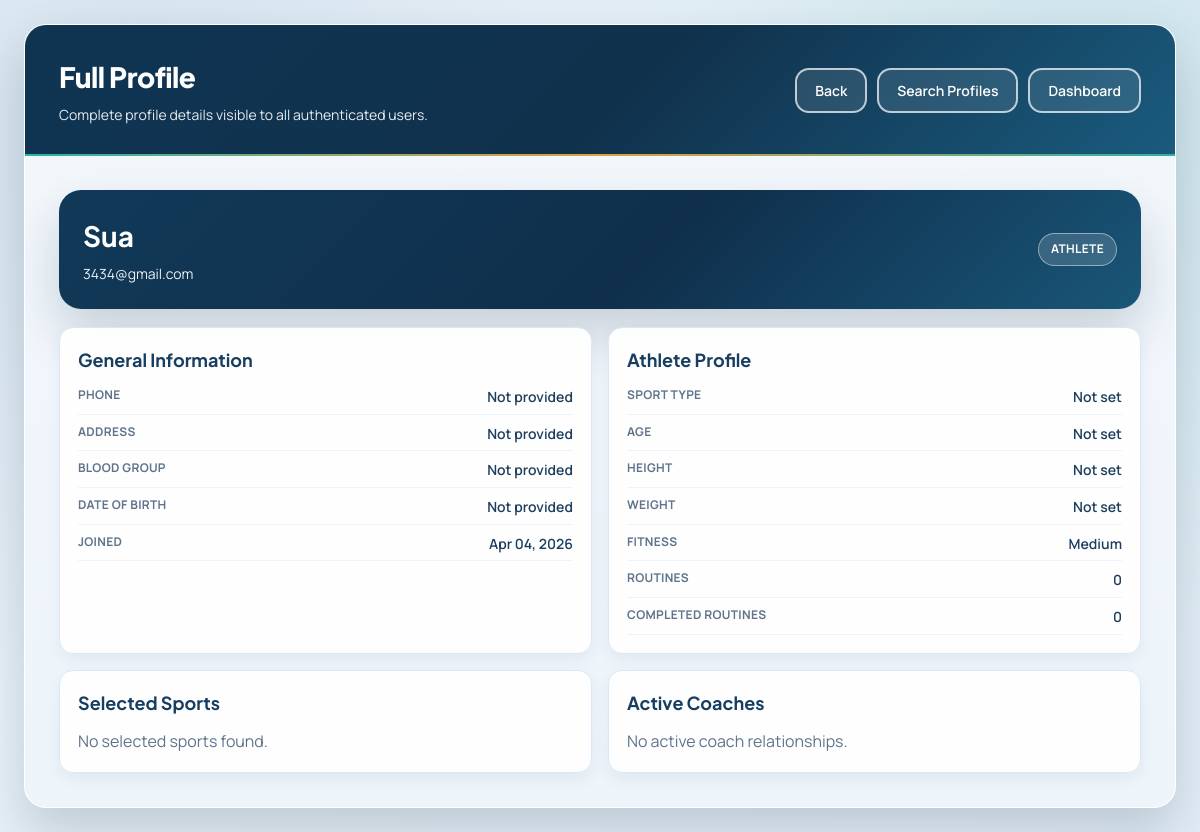
Page /user/profiles/2/ (signed in) on the committed database.
### user/models.py (models this page shows, shortened)
class User(AbstractBaseUser, PermissionsMixin):
    ROLE_CHOICES = (
        ('athlete', 'Athlete'),
        ('coach', 'Coach'),
        ('medical', 'Medical Staff'),
    )
    BLOOD_GROUP_CHOICES = (
        ('A+', 'A+'),
        ('A-', 'A-'),
        ('B+', 'B+'),
        ('B-', 'B-'),
        ('AB+', 'AB+'),
        ('AB-', 'AB-'),
        ('O+', 'O+'),
        ('O-', 'O-'),
    )
    email = models.EmailField(unique=True)
    name = models.CharField(max_length=255)
    role = models.CharField(max_length=20, choices=ROLE_CHOICES, default='athlete')
    phone = models.CharField(max_length=20, blank=True)
    address = models.TextField(blank=True)
    blood_group = models.CharField(max_length=5, choices=BLOOD_GROUP_CHOICES, blank=True)
    date_of_birth = models.DateField(null=True, blank=True)
    profile_photo = models.ImageField(upload_to='profile_photos/', blank=True, null=True)
    is_approved = models.BooleanField(default=True)
    is_active = models.BooleanField(default=True)
    is_staff = models.BooleanField(default=False)
    date_joined = models.DateTimeField(default=timezone.now)
    objects = UserManager()
    USERNAME_FIELD = 'email'
    REQUIRED_FIELDS = ['name']
    class Meta:
        db_table = 'user_table'

class AthleteProfile(models.Model):
    user = models.OneToOneField(User, on_delete=models.CASCADE, related_name='athlete_profile')
    sport_type = models.CharField(max_length=100, blank=True)
    age = models.PositiveIntegerField(null=True, blank=True)
    fitness_level = models.CharField(
        max_length=20,
        choices=[('low', 'Low'), ('medium', 'Medium'), ('high', 'High')],
        default='medium'
    )
    class Meta:
        db_table = 'athlete_profile'

### user/views.py (the view, shortened to what this page needs)
# urls.py: path('profiles/<int:user_id>/', views.public_profile_view, name='public_profile'),
@login_required
def public_profile_view(request, user_id):
    profile_user = get_object_or_404(User, id=user_id, is_active=True)
    context = {
        'profile_user': profile_user,
        'profile_role_label': profile_user.get_role_display(),
    }
    if profile_user.role == 'athlete':
        profile = AthleteProfile.objects.filter(user=profile_user).first()
        from player.models import AthleteSport, AthleteCoach, DailyRoutine
        selected_sports = AthleteSport.objects.filter(athlete=profile_user).select_related('sport')
        active_coaches = AthleteCoach.objects.filter(athlete=profile_user, is_active=True).select_related('coach', 'sport')
        routines = DailyRoutine.objects.filter(athlete=profile_user)
        context.update({
            'role_profile': profile,
            'selected_sports': selected_sports,
            'active_coaches': active_coaches,
            'routine_count': routines.count(),
            'completed_routine_count': routines.filter(coach_approved_completion=True).count(),
        })
    return render(request, 'user/public_profile.html', context)

### user/templates/user/public_profile.html (shortened to what this page needs)
{% extends 'user/base.html' %}
{% block content %}
<div class="dashboard-container">
    <div class="dashboard-header">
        <div class="user-info">
            <h1>Full Profile</h1>
            <p>Complete profile details visible to all authenticated users.</p>
        </div>
        <div class="header-actions">
            <a href="javascript:history.back()" class="btn-logout">Back</a>
            <a href="{% url 'profile_search' %}" class="btn-logout">Search Profiles</a>
            <a href="{% url 'dashboard' %}" class="btn-logout">Dashboard</a>
        </div>
    </div>
    <div class="dashboard-body">
        <div class="profile-shell">
            <div class="profile-hero">
                <div>
                    <h1>{{ profile_user.name }}</h1>
                    <p>{{ profile_user.email }}</p>
                </div>
                <span class="role-badge">{{ profile_role_label }}</span>
            </div>
            <div class="content-grid">
                <div class="card">
                    <h3>General Information</h3>
                    <div class="kv">
                        <div class="kv-row"><span class="kv-label">Phone</span><span class="kv-value">{{ profile_user.phone|default:'Not provided' }}</span></div>
                        <div class="kv-row"><span class="kv-label">Address</span><span class="kv-value">{{ profile_user.address|default:'Not provided' }}</span></div>
                        <div class="kv-row"><span class="kv-label">Blood Group</span><span class="kv-value">{{ profile_user.blood_group|default:'Not provided' }}</span></div>
                        <div class="kv-row"><span class="kv-label">Date of Birth</span><span class="kv-value">{{ profile_user.date_of_birth|default:'Not provided' }}</span></div>
                        <div class="kv-row"><span class="kv-label">Joined</span><span class="kv-value">{{ profile_user.date_joined|date:'M d, Y' }}</span></div>
                    </div>
                </div>
                {% if profile_user.role == 'athlete' %}
                <div class="card">
                    <h3>Athlete Profile</h3>
                    {% if role_profile %}
                    <div class="kv">
                        <div class="kv-row"><span class="kv-label">Sport Type</span><span class="kv-value">{{ role_profile.sport_type|default:'Not set' }}</span></div>
                        <div class="kv-row"><span class="kv-label">Age</span><span class="kv-value">{{ role_profile.age|default:'Not set' }}</span></div>
                        <div class="kv-row"><span class="kv-label">Height</span><span class="kv-value">{{ role_profile.height|default:'Not set' }}</span></div>
                        <div class="kv-row"><span class="kv-label">Weight</span><span class="kv-value">{{ role_profile.weight|default:'Not set' }}</span></div>
                        <div class="kv-row"><span class="kv-label">Fitness</span><span class="kv-value">{{ role_profile.get_fitness_level_display|default:'Not set' }}</span></div>
                        <div class="kv-row"><span class="kv-label">Routines</span><span class="kv-value">{{ routine_count }}</span></div>
                        <div class="kv-row"><span class="kv-label">Completed Routines</span><span class="kv-value">{{ completed_routine_count }}</span></div>
                    </div>
                    {% else %}
                    <p style="margin: 0; color: #5f748a;">No athlete profile details available.</p>
                    {% endif %}
                </div>
                <div class="card">
                    <h3>Selected Sports</h3>
                    {% if selected_sports %}
                    <div class="pill-list">
                        {% for entry in selected_sports %}
                        <span class="pill">{{ entry.sport.name }} ({{ entry.get_skill_level_display }})</span>
                        {% endfor %}
                    </div>
                    {% else %}
                    <p style="margin: 0; color: #5f748a;">No selected sports found.</p>
                    {% endif %}
                </div>
                <div class="card">
                    <h3>Active Coaches</h3>
                    {% if active_coaches %}
                    <div class="list-box">
                        {% for relation in active_coaches %}
                        <div class="list-item">{{ relation.coach.name }} • {{ relation.sport.name }}</div>
                        {% endfor %}
                    </div>
                    {% else %}
                    <p style="margin: 0; color: #5f748a;">No active coach relationships.</p>
                    {% endif %}
                </div>
                {% endif %}
            </div>
        </div>
    </div>
</div>
{% endblock %}

### user/templates/user/base.html (style rules this page uses)
* { margin: 0; padding: 0; box-sizing: border-box; }
:root { --primary: #123a5a; --primary-light: #1b567f; --primary-dark: #0b2740; --secondary: #178f88; --secondary-light: #22a39b; --secondary-dark: #0f736d; --accent: #d98d23; --accent-light: #e6a13a; --accent-dark: #b8741a; --success: #18885f; --danger: #cf4c3c; --warning: #d9871f; --dark: #182536; --gray-900: #1f2e42; --gray-700: #3b4f67; --gray-600: #5a6f86; --gray-500: #7b8ea3; --gray-400: #9bb0c4; --gray-300: #cad7e4; --gray-200: #dfe8f1; --gray-100: #f3f7fb; --white: #FFFFFF; --shadow-sm: 0 6px 16px rgba(18, 58, 90, 0.06); --shadow-md: 0 12px 28px rgba(16, 45, 71, 0.12); --shadow-lg: 0 24px 50px rgba(10, 33, 53, 0.18); --radius-sm: 8px; --radius: 14px; --radius-lg: 22px; --transition: all 0.25s cubic-bezier(0.4, 0, 0.2, 1); }
body { font-family: 'Manrope', 'Plus Jakarta Sans', 'Trebuchet MS', sans-serif; background: radial-gradient(circle at 10% 15%, rgba(35, 98, 138, 0.12) 0%, transparent 45%), radial-gradient(circle at 90% 12%, rgba(23, 143, 136, 0.12) 0%, transparent 42%), linear-gradient(140deg, #edf4fb 0%, #e6f0f8 50%, #e2edf6 100%); min-height: 100vh; display: flex; align-items: center; justify-content: center; padding: 24px; line-height: 1.55; color: var(--gray-900); -webkit-font-smoothing: antialiased; -moz-osx-font-smoothing: grayscale; text-rendering: optimizeLegibility; }
a.btn, a.btn:hover, a.btn:focus, a.btn:active, .btn-logout, .btn-logout:hover, .btn-logout:focus, .btn-logout:active { text-decoration: none !important; }
.dashboard-container { width: 100%; max-width: 1280px; background: rgba(255, 255, 255, 0.92); backdrop-filter: blur(10px); border-radius: var(--radius-lg); box-shadow: var(--shadow-lg); overflow: hidden; animation: slideUp 0.5s ease; border: 1px solid rgba(255, 255, 255, 0.72); }
.dashboard-header { background: linear-gradient(135deg, #0f3553 0%, #10314c 52%, #1a5b7e 100%); padding: 30px 34px; color: var(--white); display: flex; justify-content: space-between; align-items: center; position: relative; overflow: hidden; }
.dashboard-header::after { content: ''; position: absolute; bottom: 0; left: 0; right: 0; height: 2px; background: linear-gradient(90deg, #2bb1a7, #e2a03a, #2bb1a7); }
.dashboard-header .user-info h1 { font-family: 'Plus Jakarta Sans', 'Manrope', sans-serif; font-size: 28px; margin-bottom: 6px; font-weight: 800; letter-spacing: -0.5px; }
.dashboard-header .user-info p { opacity: 0.9; font-size: 14px; display: flex; align-items: center; gap: 12px; }
.dashboard-body { padding: 34px; background: linear-gradient(180deg, #f2f7fc 0%, #edf4fa 100%); }
.header-actions { display: flex; gap: 10px; flex-wrap: wrap; }
.role-badge { display: inline-block; padding: 5px 14px; border-radius: 24px; font-size: 11px; font-weight: 700; text-transform: uppercase; letter-spacing: 0.5px; }
.btn-logout { padding: 10px 18px; border: 2px solid rgba(255,255,255,0.7); background: rgba(255,255,255,0.1); color: var(--white); border-radius: var(--radius); font-size: 14px; font-weight: 600; cursor: pointer; transition: var(--transition); text-decoration: none; backdrop-filter: blur(10px); }

### rows in the picture
User: name "Sua", email "3434@gmail.com", phone "Not provided", address "Not provided", blood_group "Not provided", date_of_birth "Not provided", date_joined "Apr 04, 2026"
AthleteProfile: sport_type "Not set", age "Not set", fitness_level "Medium"

### other values in the picture
{{ profile_role_label }} "ATHLETE"
{{ role_profile.height|default:'Not set' }} "Not set"
{{ role_profile.weight|default:'Not set' }} "Not set"
{{ routine_count }} "0"
{{ completed_routine_count }} "0"
